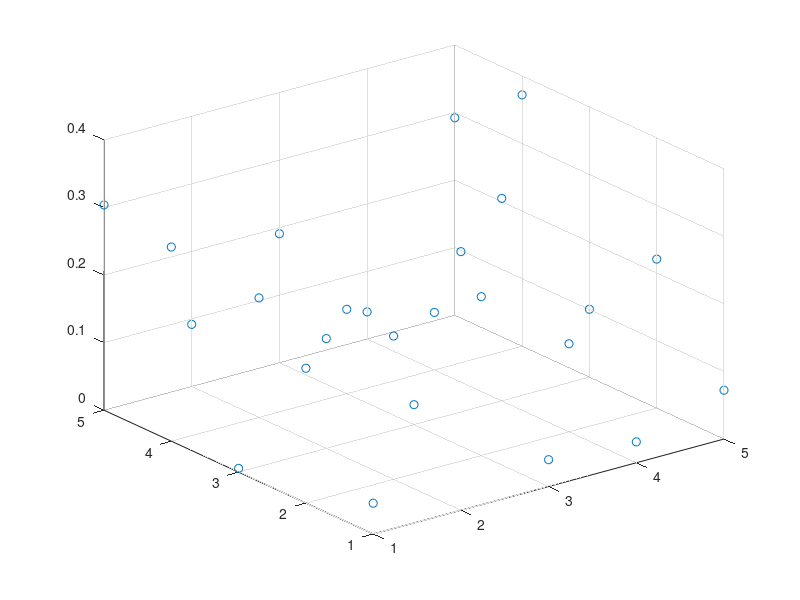

Write the MATLAB code that produced this figure. (Note: this script raises an error after producing the figure.)
l=0;
n=5;                                                        %grid size
for a=1:1:n
    for b=1:1:n
           l=l+1;
           A(a,b)=rand;                                     %potential seed function
           position(l,1)=a;                                 %Storing the x position of the grid 
           position(l,2)=b;                                 %Storing the y position of the grid
    end
end

q=1;                                                        %Particle charge
m=1;                                                        %Particle mass
particlex=5.5 ;                                             %initial particle x-position
particley=1 ;                                               %initial particle y-position

for t=0:pi/4:2*pi  
    l=0;                                                    %Reset the array position to 0
   for j=1:1:n
       for k=1:1:n
         l=l+1;                                             %Move to next row in the array
         fprintf('%f',t);
         potentialt=(0.9)*A(j,k)+0.0001*(rand-0.5);         %Random walk based on potential at previous time
         A(j,k)=potentialt                                  %potential at each grid point
         position(l,3)=potentialt                           %Stores potential in an array related to a grid point
         
       end 
   end
end
for l=1:1:n
    A(l,n)=A(l,2)
    A(l,1)=A(l,n-1)
    A(1,l)=A(n-1,l)
    A(n,l)=A(2,l)
    A(n,n)=A(2,2)
    A(1,1)=A(n-1,n-1)
    A(n,1)=A(2,n-1)
    A(1,n)=A(n-1,2)
end
fprintf('%f',A(1,2))

        scatter3(position(:,1),position(:,2),position(:,3));
        sf=fit([position(:,1), position(:,2)], position(:,3), 'thinplateinterp');    %fits surface to potential
        plot(sf,[position(:,1), position(:,2)], position(:,3));
       
if (particlex<=n && particley<=n)                                           %For particle within the grid
    [gx, gy] = differentiate(sf, [particlex,particley])                     %Electric field calculated as derivative of potential at particle position
     gx=-ex
     gy=-ey
     fx = q*ex                                                              %Force at particle position in x direction
     fy = q*ey                                                              %Force at particle position in y direction
     ax = fx/m                                                              %Acceleration of particle in x direction
     ay = fy/m                                                              %Acceleration of particle in y direction 
     particlex = particlex+ax*(pi/4)^2                                      %Particle position along the x axis
     particley = particley+ay*(pi/4)^2                                      %Particle position along the y axis

elseif (particlex>n-1 && 2<=particley<=n-1)                                    %Particle moves out of the grid in the positive x direction
   1
else 
   0
% 
% elseif (particlex<=n-1 && particley>n-1)                                    %Particle moves out of the grid in the positive y direction
%     partpot=interp2(A,particlex,particley-(n-1))
% 
% elseif (particlex<2 && particley<=n-1)                                    %Particle moves out of the grid in the positive x direction
%     partpot=interp2(A,particlex-(n-1),particley)
% 
% elseif (particlex<=n-1 && particley>n-1)                                    %Particle moves out of the grid in the positive y direction
%     partpot=interp2(A,particlex,particley-(n-1))
% 
% 
% else
%     
    
end





